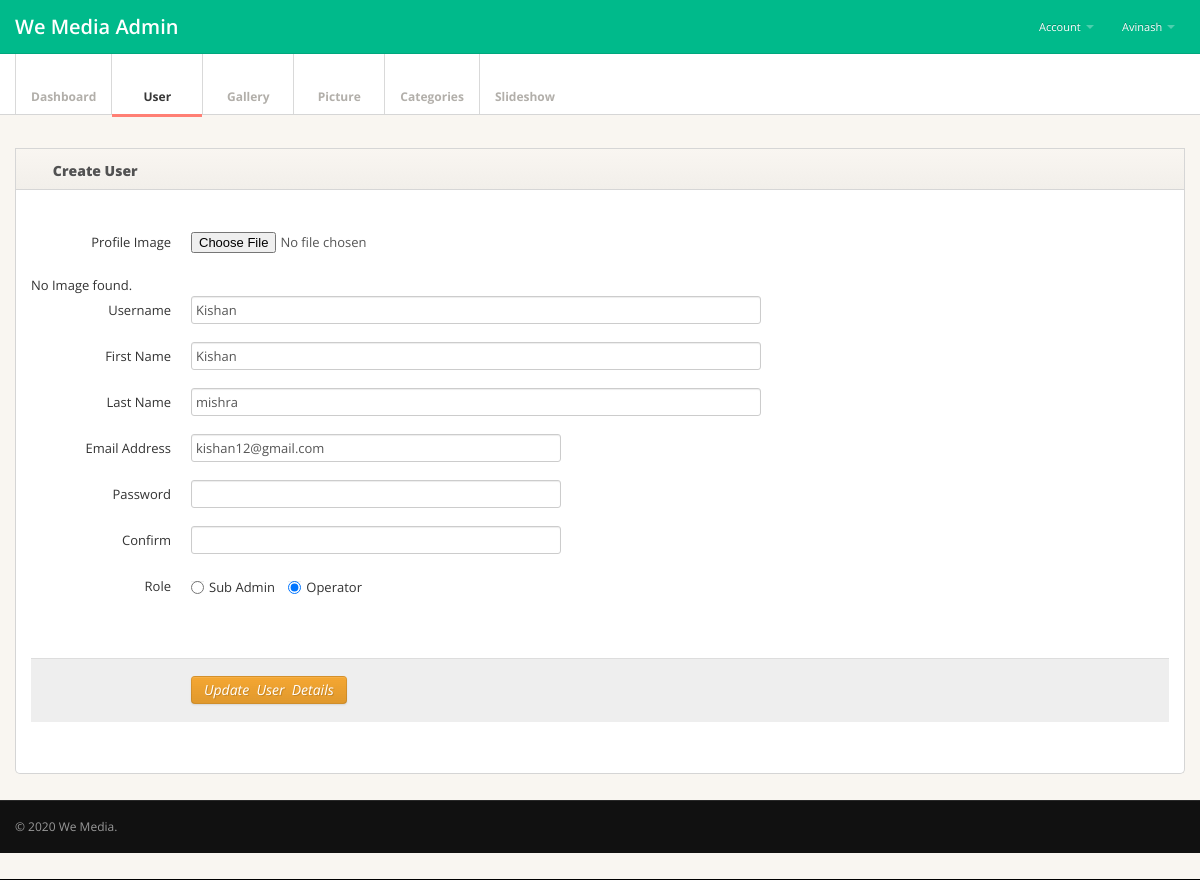
The app's page /Super_Admin/user.php?edit=3 (signed in) with its own data.
### tables this page shows
CREATE TABLE `tbl_module_user` (
  `id` int(5) NOT NULL,
  `user_name` varchar(30) NOT NULL,
  `image` varchar(30) NOT NULL,
  `first_name` varchar(30) NOT NULL,
  `last_name` varchar(30) NOT NULL,
  `email` varchar(50) NOT NULL,
  `password` text NOT NULL,
  `date` timestamp NOT NULL DEFAULT CURRENT_TIMESTAMP ON UPDATE CURRENT_TIMESTAMP,
  `status` tinyint(1) NOT NULL DEFAULT '1',
  `role` tinyint(1) NOT NULL DEFAULT '1'
);

### Super_Admin/engine/engine.php (called while the page is built, shortened)
<?php
if(isset($_GET['edit'])){
    $id1=$_GET['edit'];
    if($type=="user"){
	$sql="SELECT * FROM tbl_module_$type WHERE id='$id1'";
    }else{
        $sql="SELECT * FROM tbl_$type WHERE id='$id1'";
    }
    $query=mysqli_query($con,$sql);
  $editData=mysqli_fetch_assoc($query);
  }
?>

### Super_Admin/Manager/user/form.php (the view, shortened to what this page needs)
							<div class="tab-pane active" id="formcontrols">
								<form id="edit-profile" class="form-horizontal" action="<?php echo $_SERVER['PHP_SELF'];?>" method="post" enctype="multipart/form-data">
									<fieldset>
										<div class="control-group">
											<label class="control-label" for="image">Profile Image</label>
											<div class="controls">
												<input type="file" class="span6" id="image" name="image">
											</div>
										</div>
										<?php
        if(isset($editData)){
			if(file_exists($imgPath.$editData['image']) && !empty($editData['image'])){
				?>
				<img src="<?php echo $imgPath.$editData['image']; ?>" width="100"/>
				<?php
				}else echo "No Image found.";
				?>
                <?php
			}
		?>
										<div class="control-group">
											<label class="control-label" for="username">Username</label>
											<div class="controls">
												<input type="text" class="span6" id="firstname" name="uname" value="<?php echo isset($editData)?$editData['user_name']:"";?>">
											</div>
										</div>
										<div class="control-group">
											<label class="control-label" for="firstname">First Name</label>
											<div class="controls">
												<input type="text" class="span6" id="firstname" name="fname" value="<?php echo isset($editData)?$editData['first_name']:"";?>">
											</div>
										</div>
										<div class="control-group">
											<label class="control-label" for="lastname">Last Name</label>
											<div class="controls">
												<input type="text" class="span6" id="lastname" name="lname" value="<?php echo isset($editData)?$editData['last_name']:"";?>">
											</div>
										</div>
										<div class="control-group">
											<label class="control-label" for="email">Email Address</label>
											<div class="controls">
												<input type="text" class="span4" id="email" name="email" value="<?php echo isset($editData)?$editData['email']:"";?>">
											</div>
										</div>
										<div class="control-group">
											<label class="control-label" for="password1">Password</label>
											<div class="controls">
												<input type="password" class="span4" id="password1" name="pwd" >
											</div>
										</div>
										<div class="control-group">
											<label class="control-label" for="password2">Confirm</label>
											<div class="controls">
												<input type="password" class="span4" id="password2">
											</div>
										</div>
                                        <div class="control-group">
											<label class="control-label">Role</label>
											<?php
        $sub='';
		$operator='';
		if(isset($editData)){
			if($editData['status']==0){
				 $operator='checked';
				}else{
					$sub='checked';
				}
			}
		?>
                                            <div class="controls">
                                            <label class="radio inline">
                                              <input type="radio"  name="role" value="0" <?php echo $sub;?>> Sub Admin
                                            </label>
                                            <label class="radio inline">
                                              <input type="radio" name="role" value="1" <?php echo $operator; ?>> Operator
                                            </label>
                                          </div>
										</div>
										 <br />
										<div class="form-actions">
										<?php
    if(isset($editData)){
	?>
	<button type="submit" class="btn btn-warning" name="u_<?php echo $type;?>"><i class="fa fa-plus-square"> Update &nbsp;<?php echo ucfirst($type);?> &nbsp;Details</i></button>
      <?php
	}else{
	  ?>
<button type="submit" class="btn btn-success" name="c_<?php echo $type;?>"> Create <?php echo ucfirst($type);?></button>
<?php
	}
	  ?>
											</div>
									</fieldset>
								</form>
								</div>

### Super_Admin/css/style.css (style rules this page uses)
body { background: #f9f6f1; font: 13px/1.7em 'Open Sans'; }
input, button, select, textarea { font-family: 'Open Sans'; }

### records on screen
tbl_module_user: uname "Kishan", fname "Kishan", lname "mishra", email "kishan12@gmail.com"

### other values on screen
$_SESSION['newAccount-AdminLogin'] "Avinash"
$type "User"
